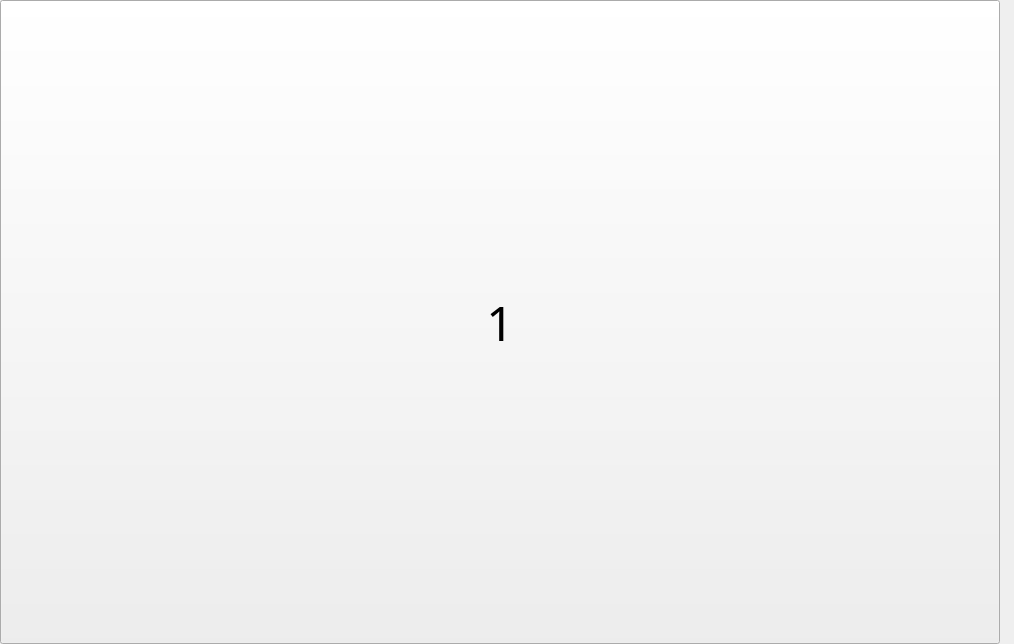
<?xml version="1.0" encoding="UTF-8"?>
<ui version="4.0">
 <class>AccesGranted</class>
 <widget class="QWidget" name="AccesGranted">
  <property name="geometry">
   <rect>
    <x>0</x>
    <y>0</y>
    <width>1014</width>
    <height>644</height>
   </rect>
  </property>
  <property name="windowTitle">
   <string>Form</string>
  </property>
  <widget class="QPushButton" name="button_access">
   <property name="geometry">
    <rect>
     <x>0</x>
     <y>0</y>
     <width>1000</width>
     <height>644</height>
    </rect>
   </property>
   <property name="font">
    <font>
     <family>Calibri Light</family>
     <pointsize>36</pointsize>
     <italic>false</italic>
     <bold>false</bold>
    </font>
   </property>
   <property name="styleSheet">
    <string notr="true">	color: rgb(146, 150, 150);
	font: 300 36pt &quot;Calibri Light&quot;;
	background-image (&quot;C:\Users\mjszo\Desktop\1\graphic\blang.png&quot;)</string>
   </property>
   <property name="text">
    <string>1</string>
   </property>
  </widget>
  <widget class="QLabel" name="background_access">
   <property name="geometry">
    <rect>
     <x>10</x>
     <y>-10</y>
     <width>1000</width>
     <height>644</height>
    </rect>
   </property>
   <property name="text">
    <string/>
   </property>
   <property name="pixmap">
    <pixmap>graphic/emoto2.png</pixmap>
   </property>
  </widget>
  <zorder>background_access</zorder>
  <zorder>button_access</zorder>
 </widget>
 <resources/>
 <connections/>
</ui>
